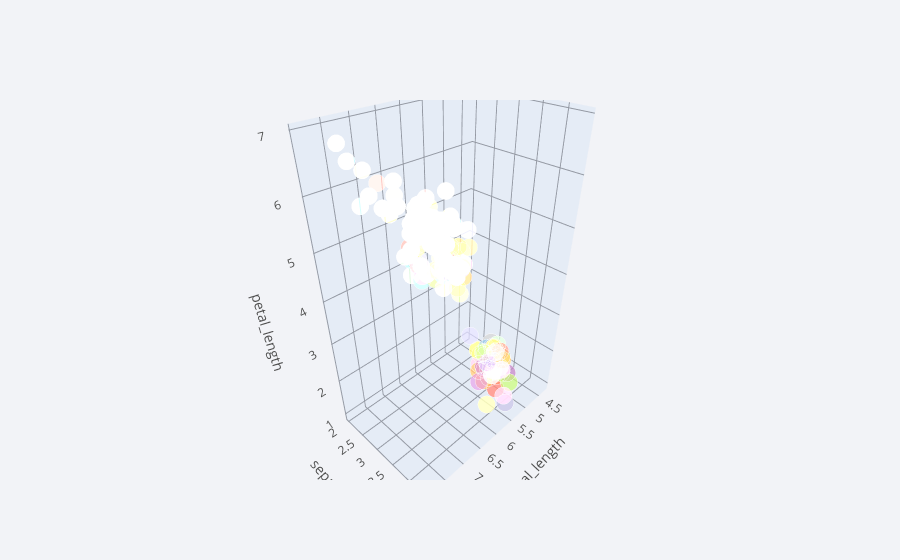

Notebook code for this chart:
### Code cell
df.iplot(kind="scatter3d",x="sepal_length",y='sepal_width',z='petal_length',xTitle='sepal_length',yTitle='sepal_width',zTitle='petal_length',colorscale='set3')

### Figure 1 — Plotly figure (JSON) as saved in the notebook; plotly's stock layout.template omitted (floating-point values rounded to 4 significant figures; data arrays with more than 128 entries replaced by an {"elided": "..."} marker saying what was removed)
{"data": [{"marker": {"color": {"elided": "150 str values"}, "opacity": 0.8, "size": {"elided": "150 int values"}, "symbol": "circle"}, "mode": "markers", "text": {"elided": "150 str values"}, "type": "scatter3d", "x": {"elided": "150 float values"}, "y": {"elided": "150 float values"}, "z": {"elided": "150 float values"}}], "layout": {"legend": {"bgcolor": "#F2F3F7", "font": {"color": "#505050"}}, "paper_bgcolor": "#F2F3F7", "plot_bgcolor": "#F2F3F7", "scene": {"xaxis": {"gridcolor": "#9499A3", "showgrid": true, "tickfont": {"color": "#505050"}, "title": {"font": {"color": "#505050"}, "text": "sepal_length"}, "zerolinecolor": "#9499A3"}, "yaxis": {"gridcolor": "#9499A3", "showgrid": true, "tickfont": {"color": "#505050"}, "title": {"font": {"color": "#505050"}, "text": "sepal_width"}, "zerolinecolor": "#9499A3"}, "zaxis": {"gridcolor": "#9499A3", "showgrid": true, "tickfont": {"color": "#505050"}, "title": {"font": {"color": "#505050"}, "text": "petal_length"}, "zerolinecolor": "#9499A3"}}, "title": {"font": {"color": "#484848"}}}}
